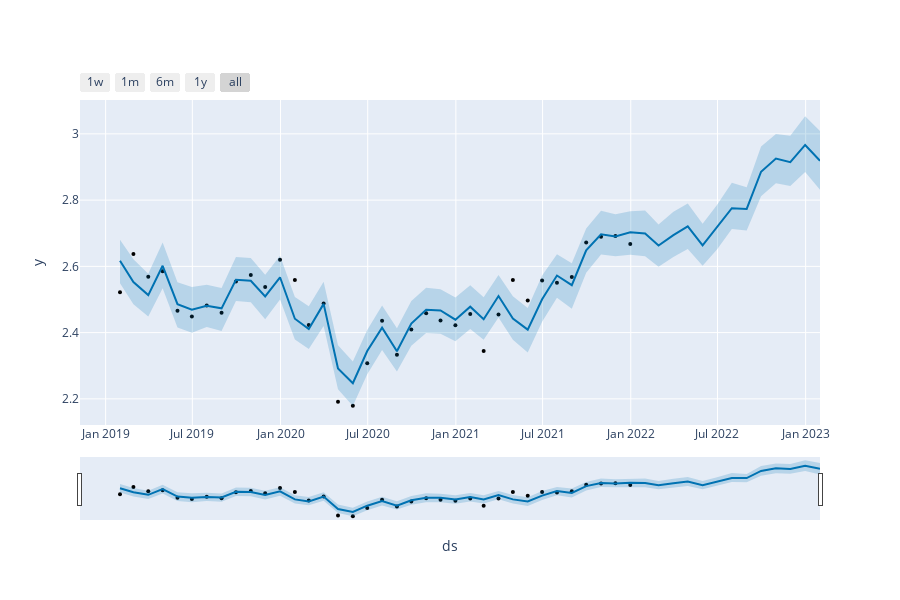

Notebook cell for this chart:
### Code cell
plot_plotly(m5, predictions5)
